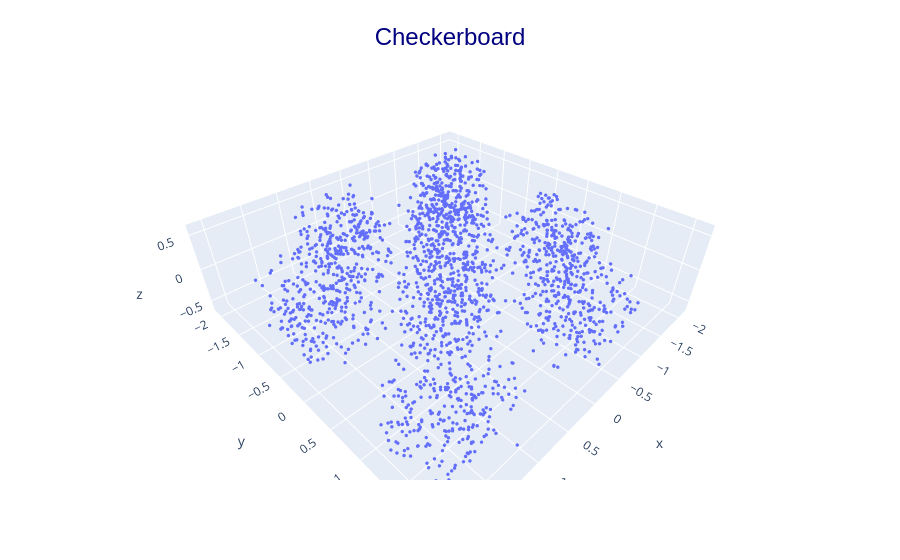

Here is the notebook cell this chart was saved with:
### Code cell
X_3d_checkerboard = make_nd_checkerboard(2000, grid_shape=(4, 4, 1))[0]

plot3d(X_3d_checkerboard, "Checkerboard")

### Figure 1 — Plotly figure (JSON) as saved in the notebook; plotly's stock layout.template omitted (floating-point values rounded to 4 significant figures; data arrays with more than 128 entries replaced by an {"elided": "..."} marker saying what was removed)
{"data": [{"hovertemplate": "x=%{x}<br>y=%{y}<br>z=%{z}<extra></extra>", "legendgroup": "", "marker": {"color": "#636efa", "size": 2, "symbol": "circle"}, "mode": "markers", "name": "", "scene": "scene", "showlegend": false, "type": "scatter3d", "x": {"elided": "2000 float values"}, "y": {"elided": "2000 float values"}, "z": {"elided": "2000 float values"}}], "layout": {"legend": {"tracegroupgap": 0}, "margin": {"t": 60}, "scene": {"domain": {"x": [0, 1], "y": [0, 1]}, "xaxis": {"title": {"text": "x"}}, "yaxis": {"title": {"text": "y"}}, "zaxis": {"title": {"text": "z"}}}, "title": {"font": {"color": "navy", "family": "Arial", "size": 24}, "text": "Checkerboard", "x": 0.5, "y": 0.95}}}
